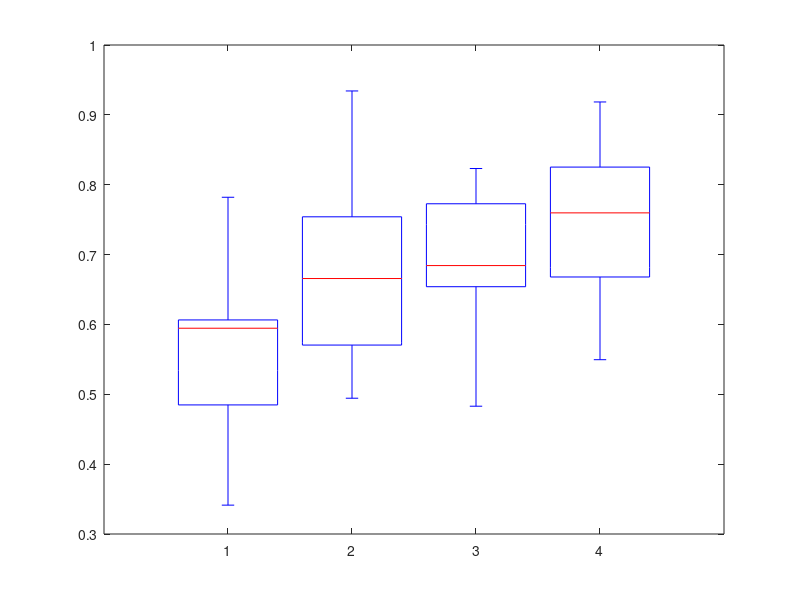

Source code (MATLAB): (Note: this script raises an error after producing the figure.)
%Plots results of simulation for global healthy and patient models
%Aakash Gupta (5/27/16)

%% DIRECTORIES
cd(fileparts(which('Plot_Boxplots.m')))
currentDir = pwd;
slashdir = '/';
addpath([pwd slashdir 'sub']); %create path to helper scripts

max_subjects = 10;

%% LOAD ALL DATA
data = zeros(max_subjects,4);

for ii = 1:max_subjects
    load results_healthy_RUS.mat
    data(ii,1) = results_healthy(ii).BACC;
    load results_patients_RUS.mat
    data(ii,2) = results_patients(ii).BACC;
    load results_personalSCO_RUS.mat
    data(ii,3) = results_personalSCO(ii).BACC;
    load results_personalCBR_RUS.mat
    data(ii,4) = results_personalCBR(ii).BACC;
end

%% PLOT RESULTS
figure;
bp = boxplot(data);
set(bp,'linewidth',2);
ylim([0.3 1])
ylabel('Balanced Accuracy','FontSize',16)
set(gca,'Box','off','XTick',[1:4],'XTickLabel',{'Healthy','Impairment-Specific','Patient-Specific','Device-Specific'},'YTick',[0.1:0.1:1],'TickDir','out','LineWidth',2,'FontSize',16,'FontWeight','bold');

%Change box border to black
b = get(get(gca,'children'),'children');   % Get the handles of all the objects
t = get(b,'tag');   % List the names of all the objects 
box1 = b(9:12);   %The 7th object is the first box
set(box1, 'Color', 'k');   % Set the color of the first box

%Change box fill
h = findobj(gca,'Tag','Box');
patch(get(h(1),'XData'),get(h(1),'YData'),[0 1 0],'FaceAlpha',0.2);
patch(get(h(2),'XData'),get(h(2),'YData'),[0 0 1],'FaceAlpha',0.35);
patch(get(h(3),'XData'),get(h(3),'YData'),[0.8 0.81 0.17],'FaceAlpha',0.2);
patch(get(h(4),'XData'),get(h(4),'YData'),[1 0 0],'FaceAlpha',0.2);
